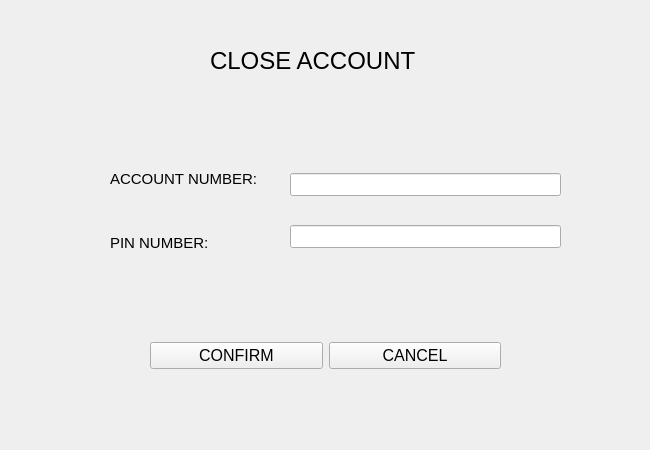
<?xml version="1.0" encoding="UTF-8"?>
<ui version="4.0">
 <class>admin_close</class>
 <widget class="QWidget" name="admin_close">
  <property name="geometry">
   <rect>
    <x>0</x>
    <y>0</y>
    <width>650</width>
    <height>450</height>
   </rect>
  </property>
  <property name="minimumSize">
   <size>
    <width>650</width>
    <height>450</height>
   </size>
  </property>
  <property name="maximumSize">
   <size>
    <width>650</width>
    <height>450</height>
   </size>
  </property>
  <property name="windowTitle">
   <string>Close Account</string>
  </property>
  <widget class="QLabel" name="label">
   <property name="geometry">
    <rect>
     <x>210</x>
     <y>30</y>
     <width>251</width>
     <height>61</height>
    </rect>
   </property>
   <property name="font">
    <font>
     <pointsize>18</pointsize>
     <weight>50</weight>
     <bold>false</bold>
    </font>
   </property>
   <property name="text">
    <string>CLOSE ACCOUNT</string>
   </property>
  </widget>
  <widget class="QWidget" name="verticalLayoutWidget">
   <property name="geometry">
    <rect>
     <x>290</x>
     <y>150</y>
     <width>271</width>
     <height>121</height>
    </rect>
   </property>
   <layout class="QVBoxLayout" name="verticalLayout">
    <item>
     <widget class="QLineEdit" name="sys_an">
      <property name="font">
       <font>
        <pointsize>10</pointsize>
       </font>
      </property>
      <property name="text">
       <string/>
      </property>
      <property name="maxLength">
       <number>12</number>
      </property>
     </widget>
    </item>
    <item>
     <widget class="QLineEdit" name="sys_pin">
      <property name="font">
       <font>
        <pointsize>10</pointsize>
       </font>
      </property>
      <property name="text">
       <string/>
      </property>
      <property name="maxLength">
       <number>6</number>
      </property>
      <property name="echoMode">
       <enum>QLineEdit::Password</enum>
      </property>
     </widget>
    </item>
   </layout>
  </widget>
  <widget class="QWidget" name="verticalLayoutWidget_2">
   <property name="geometry">
    <rect>
     <x>110</x>
     <y>150</y>
     <width>165</width>
     <height>121</height>
    </rect>
   </property>
   <layout class="QVBoxLayout" name="verticalLayout_2">
    <item>
     <widget class="QLabel" name="label_4">
      <property name="font">
       <font>
        <pointsize>11</pointsize>
       </font>
      </property>
      <property name="text">
       <string>ACCOUNT NUMBER:</string>
      </property>
     </widget>
    </item>
    <item>
     <widget class="QLabel" name="label_3">
      <property name="font">
       <font>
        <pointsize>11</pointsize>
       </font>
      </property>
      <property name="text">
       <string>PIN NUMBER:</string>
      </property>
     </widget>
    </item>
   </layout>
  </widget>
  <widget class="QWidget" name="horizontalLayoutWidget">
   <property name="geometry">
    <rect>
     <x>150</x>
     <y>310</y>
     <width>351</width>
     <height>91</height>
    </rect>
   </property>
   <layout class="QHBoxLayout" name="horizontalLayout">
    <item>
     <widget class="QPushButton" name="sys_delete">
      <property name="font">
       <font>
        <pointsize>12</pointsize>
       </font>
      </property>
      <property name="text">
       <string>CONFIRM</string>
      </property>
     </widget>
    </item>
    <item>
     <widget class="QPushButton" name="sys_cancel">
      <property name="font">
       <font>
        <pointsize>12</pointsize>
       </font>
      </property>
      <property name="text">
       <string>CANCEL</string>
      </property>
     </widget>
    </item>
   </layout>
  </widget>
  <zorder>label</zorder>
  <zorder>verticalLayoutWidget</zorder>
  <zorder>verticalLayoutWidget_2</zorder>
  <zorder>label_4</zorder>
  <zorder>horizontalLayoutWidget</zorder>
 </widget>
 <resources/>
 <connections/>
</ui>
